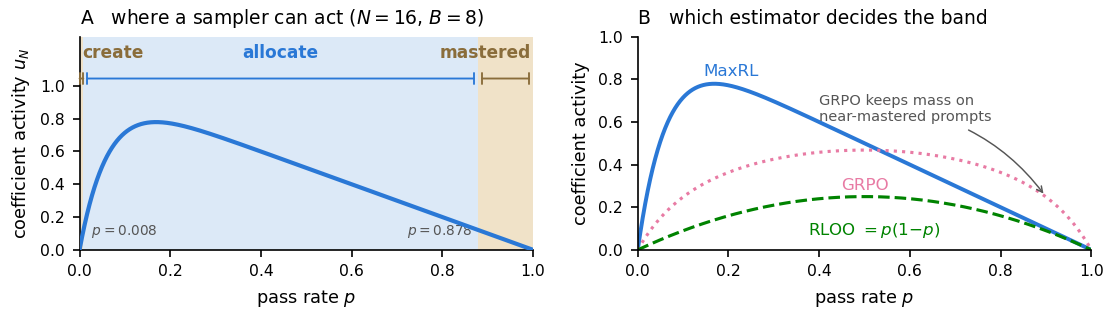

This figure's Python source:
#!/usr/bin/env python
"""Figure 1 - the three-regime map.

The teacher allocates, hindsight creates, the estimator decides whether either
is safe.

Panel A  where a sampler can act at all.  Coefficient activity has exact zeros
         at p=0 and p=1, so the pass-rate axis splits into a region where no
         priority rule can help (nothing to sample toward), a band where a
         sampler redistributes existing signal, and a mastered tail.  Only
         relabeling adds signal outside the band; a sampler is capped by the
         allocation ceiling inside it.
Panel B  which estimator you deployed decides the shape of that band -- and
         GRPO's geometry leans on near-mastered prompts, which is why a
         frontier curriculum is not automatically safe under it.

All curves are exact expected coefficient mass / 2 for the deployed
estimators under conditionally i.i.d. rollouts (Prop. 1 and App. A).
"""
import os
from math import comb

import matplotlib

matplotlib.use("Agg")
import matplotlib.pyplot as plt
import numpy as np

HERE = os.path.dirname(os.path.abspath(__file__))

BLUE = "#2a78d6"
GREEN = "#008300"
MAGENTA = "#e87ba4"
GRAY = "#555555"
SAND = "#f0e2c8"
SKY = "#dce9f7"

plt.rcParams.update({
    "font.size": 8.5, "axes.titlesize": 9, "axes.labelsize": 8.5,
    "xtick.labelsize": 7.5, "ytick.labelsize": 7.5, "legend.fontsize": 7.5,
    "axes.spines.top": False, "axes.spines.right": False,
    "axes.linewidth": 0.8, "pdf.fonttype": 42, "ps.fonttype": 42,
})

fig, (axA, axB) = plt.subplots(1, 2, figsize=(7.4, 2.12))
p = np.linspace(0, 1, 2000)
N = 16
u = (1.0 - (1.0 - p) ** N) - p

# Regime edges are budget-dependent: with B groups per step a task is
# operationally dead when it yields under one live group, B*(1-(1-p)^N) < 1.
# Drawn at B=8, N=16 -> p_lo; the mastered edge is its mirror in all-pass.
B = 8
p_lo = 1.0 - (1.0 - 1.0 / B) ** (1.0 / N)
p_hi = (1.0 / B) ** (1.0 / N)

# ------------------------------------------------------------------ Panel A
axA.axvspan(0, p_lo, color=SAND, lw=0)
axA.axvspan(p_hi, 1, color=SAND, lw=0)
axA.axvspan(p_lo, p_hi, color=SKY, lw=0)
axA.plot(p, u, color=BLUE, lw=2.0, zorder=4)
axA.set_xlim(0, 1)
axA.set_ylim(0, 1.30)

# labelled bands along the top, with the numeric edges called out
axA.annotate("", xy=(0, 1.045), xytext=(p_lo, 1.045),
             arrowprops=dict(arrowstyle="|-|,widthA=.3,widthB=.3", lw=0.9,
                             color="#8a6d3b"))
axA.annotate("", xy=(p_lo, 1.045), xytext=(p_hi, 1.045),
             arrowprops=dict(arrowstyle="|-|,widthA=.3,widthB=.3", lw=0.9,
                             color=BLUE))
axA.annotate("", xy=(p_hi, 1.045), xytext=(1, 1.045),
             arrowprops=dict(arrowstyle="|-|,widthA=.3,widthB=.3", lw=0.9,
                             color="#8a6d3b"))
axA.text(0.005, 1.17, "create", fontsize=8.2, color="#8a6d3b", ha="left",
         weight="bold")
axA.text((p_lo + p_hi) / 2, 1.17, "allocate", fontsize=8.2, color=BLUE,
         ha="center", weight="bold")
axA.text(0.995, 1.17, "mastered", fontsize=8.2, color="#8a6d3b", ha="right",
         weight="bold")
axA.text(p_lo, 0.06, f"  $p{{=}}{p_lo:.3f}$", fontsize=6.6, color=GRAY,
         ha="left", va="bottom")
axA.text(p_hi, 0.06, f"$p{{=}}{p_hi:.3f}$  ", fontsize=6.6, color=GRAY,
         ha="right", va="bottom")
axA.set_yticks([0, 0.2, 0.4, 0.6, 0.8, 1.0])
axA.set_xlabel("pass rate $p$")
axA.set_ylabel(r"coefficient activity $u_N$")
axA.set_title("A   where a sampler can act ($N{=}16$, $B{=}8$)", loc="left",
              pad=6)

# ------------------------------------------------------------------ Panel B
rloo = p * (1 - p)
grpo = np.zeros_like(p)
for k in range(1, N):
    grpo += comb(N, k) * p**k * (1 - p)**(N - k) * np.sqrt(k * (N - k)) / N
grpo *= np.sqrt((N - 1) / N)

axB.plot(p, u, color=BLUE, lw=1.9)
axB.plot(p, grpo, color=MAGENTA, lw=1.5, ls=":")
axB.plot(p, rloo, color=GREEN, lw=1.5, ls="--")
axB.text(0.145, 0.815, "MaxRL", fontsize=8, color=BLUE, ha="left")
axB.text(0.50, 0.335, "GRPO", fontsize=8, color=MAGENTA, ha="center", va="top")
axB.text(0.52, 0.135, "RLOO $=p(1{-}p)$", fontsize=8, color=GREEN,
         ha="center", va="top")
axB.annotate("GRPO keeps mass on\nnear-mastered prompts",
             xy=(0.90, float(np.interp(0.90, p, grpo))), xytext=(0.40, 0.66),
             fontsize=7.0, color=GRAY, ha="left", va="center",
             linespacing=1.15,
             arrowprops=dict(arrowstyle="->", lw=0.7, color=GRAY,
                             connectionstyle="arc3,rad=-0.2",
                             shrinkA=2, shrinkB=2))
axB.set_xlim(0, 1)
axB.set_ylim(0, 1.0)
axB.set_xlabel("pass rate $p$")
axB.set_ylabel(r"coefficient activity")
axB.set_title("B   which estimator decides the band", loc="left", pad=6)

fig.tight_layout(pad=0.35, w_pad=1.4)
fig.savefig(os.path.join(HERE, "fig_regimes.pdf"))
fig.savefig(os.path.join(HERE, "fig_regimes.png"), dpi=150)
print("wrote fig_regimes.pdf / .png")
